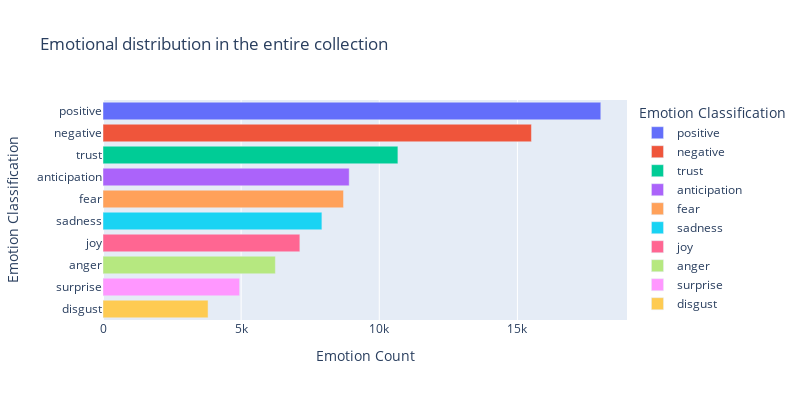
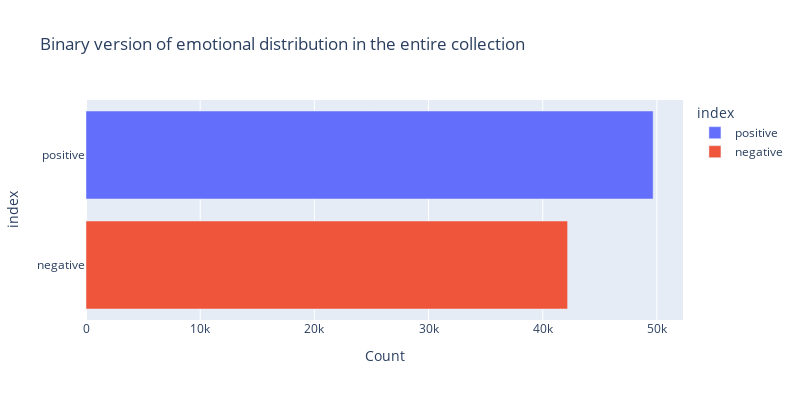

The cell these charts' notebook holds for them, in order:
### Code cell
# Visualize the result of emotion classification
all_emo_df = dict_to_df(collection_emo)
print(visualize_df(all_emo_df, x='Emotion Count', y='Emotion Classification', title="Emotional distribution in the entire collection"))
print(visualize_df(multi_2_binary_df(all_emo_df, multiclass_to_binary_count(all_emo_df, 0)), x="Count", y= "index", title="Binary version of emotional distribution in the entire collection"))

### Figure 1 — Plotly figure (JSON) as saved in the notebook; plotly's stock layout.template omitted (floating-point values rounded to 4 significant figures)
{"data": [{"alignmentgroup": "True", "hovertemplate": "Emotion Classification=%{y}<br>Emotion Count=%{x}<extra></extra>", "legendgroup": "positive", "marker": {"color": "#636efa", "pattern": {"shape": ""}}, "name": "positive", "offsetgroup": "positive", "orientation": "h", "showlegend": true, "textposition": "auto", "type": "bar", "x": [18018], "xaxis": "x", "y": ["positive"], "yaxis": "y"}, {"alignmentgroup": "True", "hovertemplate": "Emotion Classification=%{y}<br>Emotion Count=%{x}<extra></extra>", "legendgroup": "negative", "marker": {"color": "#EF553B", "pattern": {"shape": ""}}, "name": "negative", "offsetgroup": "negative", "orientation": "h", "showlegend": true, "textposition": "auto", "type": "bar", "x": [15508], "xaxis": "x", "y": ["negative"], "yaxis": "y"}, {"alignmentgroup": "True", "hovertemplate": "Emotion Classification=%{y}<br>Emotion Count=%{x}<extra></extra>", "legendgroup": "trust", "marker": {"color": "#00cc96", "pattern": {"shape": ""}}, "name": "trust", "offsetgroup": "trust", "orientation": "h", "showlegend": true, "textposition": "auto", "type": "bar", "x": [10674], "xaxis": "x", "y": ["trust"], "yaxis": "y"}, {"alignmentgroup": "True", "hovertemplate": "Emotion Classification=%{y}<br>Emotion Count=%{x}<extra></extra>", "legendgroup": "anticipation", "marker": {"color": "#ab63fa", "pattern": {"shape": ""}}, "name": "anticipation", "offsetgroup": "anticipation", "orientation": "h", "showlegend": true, "textposition": "auto", "type": "bar", "x": [8911], "xaxis": "x", "y": ["anticipation"], "yaxis": "y"}, {"alignmentgroup": "True", "hovertemplate": "Emotion Classification=%{y}<br>Emotion Count=%{x}<extra></extra>", "legendgroup": "fear", "marker": {"color": "#FFA15A", "pattern": {"shape": ""}}, "name": "fear", "offsetgroup": "fear", "orientation": "h", "showlegend": true, "textposition": "auto", "type": "bar", "x": [8706], "xaxis": "x", "y": ["fear"], "yaxis": "y"}, {"alignmentgroup": "True", "hovertemplate": "Emotion Classification=%{y}<br>Emotion Count=%{x}<extra></extra>", "legendgroup": "sadness", "marker": {"color": "#19d3f3", "pattern": {"shape": ""}}, "name": "sadness", "offsetgroup": "sadness", "orientation": "h", "showlegend": true, "textposition": "auto", "type": "bar", "x": [7923], "xaxis": "x", "y": ["sadness"], "yaxis": "y"}, {"alignmentgroup": "True", "hovertemplate": "Emotion Classification=%{y}<br>Emotion Count=%{x}<extra></extra>", "legendgroup": "joy", "marker": {"color": "#FF6692", "pattern": {"shape": ""}}, "name": "joy", "offsetgroup": "joy", "orientation": "h", "showlegend": true, "textposition": "auto", "type": "bar", "x": [7125], "xaxis": "x", "y": ["joy"], "yaxis": "y"}, {"alignmentgroup": "True", "hovertemplate": "Emotion Classification=%{y}<br>Emotion Count=%{x}<extra></extra>", "legendgroup": "anger", "marker": {"color": "#B6E880", "pattern": {"shape": ""}}, "name": "anger", "offsetgroup": "anger", "orientation": "h", "showlegend": true, "textposition": "auto", "type": "bar", "x": [6239], "xaxis": "x", "y": ["anger"], "yaxis": "y"}, {"alignmentgroup": "True", "hovertemplate": "Emotion Classification=%{y}<br>Emotion Count=%{x}<extra></extra>", "legendgroup": "surprise", "marker": {"color": "#FF97FF", "pattern": {"shape": ""}}, "name": "surprise", "offsetgroup": "surprise", "orientation": "h", "showlegend": true, "textposition": "auto", "type": "bar", "x": [4944], "xaxis": "x", "y": ["surprise"], "yaxis": "y"}, {"alignmentgroup": "True", "hovertemplate": "Emotion Classification=%{y}<br>Emotion Count=%{x}<extra></extra>", "legendgroup": "disgust", "marker": {"color": "#FECB52", "pattern": {"shape": ""}}, "name": "disgust", "offsetgroup": "disgust", "orientation": "h", "showlegend": true, "textposition": "auto", "type": "bar", "x": [3803], "xaxis": "x", "y": ["disgust"], "yaxis": "y"}], "layout": {"barmode": "relative", "height": 400, "legend": {"title": {"text": "Emotion Classification"}, "tracegroupgap": 0}, "title": {"text": "Emotional distribution in the entire collection"}, "width": 800, "xaxis": {"anchor": "y", "domain": [0, 1], "title": {"text": "Emotion Count"}}, "yaxis": {"anchor": "x", "categoryarray": ["disgust", "surprise", "anger", "joy", "sadness", "fear", "anticipation", "trust", "negative", "positive"], "categoryorder": "array", "domain": [0, 1], "title": {"text": "Emotion Classification"}}}}

### Figure 2 — Plotly figure (JSON) as saved in the notebook; plotly's stock layout.template omitted (floating-point values rounded to 4 significant figures)
{"data": [{"alignmentgroup": "True", "hovertemplate": "index=%{y}<br>Count=%{x}<extra></extra>", "legendgroup": "positive", "marker": {"color": "#636efa", "pattern": {"shape": ""}}, "name": "positive", "offsetgroup": "positive", "orientation": "h", "showlegend": true, "textposition": "auto", "type": "bar", "x": [49672], "xaxis": "x", "y": ["positive"], "yaxis": "y"}, {"alignmentgroup": "True", "hovertemplate": "index=%{y}<br>Count=%{x}<extra></extra>", "legendgroup": "negative", "marker": {"color": "#EF553B", "pattern": {"shape": ""}}, "name": "negative", "offsetgroup": "negative", "orientation": "h", "showlegend": true, "textposition": "auto", "type": "bar", "x": [42179], "xaxis": "x", "y": ["negative"], "yaxis": "y"}], "layout": {"barmode": "relative", "height": 400, "legend": {"title": {"text": "index"}, "tracegroupgap": 0}, "title": {"text": "Binary version of emotional distribution in the entire collection"}, "width": 800, "xaxis": {"anchor": "y", "domain": [0, 1], "title": {"text": "Count"}}, "yaxis": {"anchor": "x", "categoryarray": ["negative", "positive"], "categoryorder": "array", "domain": [0, 1], "title": {"text": "index"}}}}
